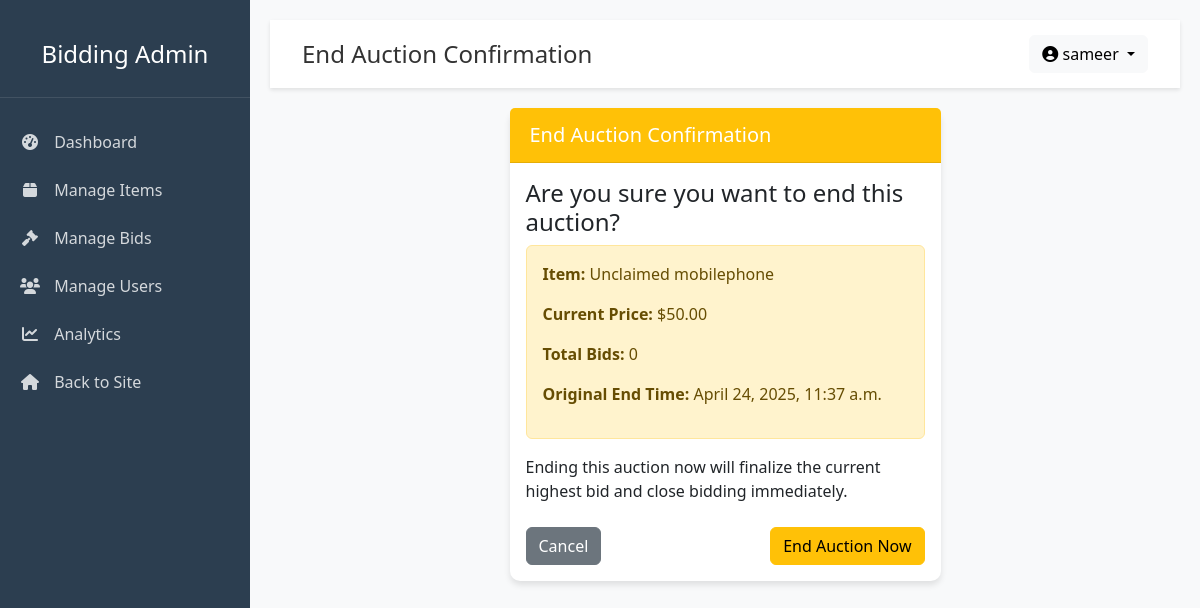
The app's page /bidding/items/7/end/ (signed in) with its own data.
### bidding/models.py (models this page shows, shortened)
class BidItem(models.Model):
    STATUS_CHOICES = (
        ('active', 'Active'),
        ('sold', 'Sold'),
        ('expired', 'Expired'),
    )
    user = models.ForeignKey(User, on_delete=models.CASCADE, related_name='bid_items')
    title = models.CharField(max_length=100)
    description = models.TextField()
    initial_price = models.DecimalField(max_digits=10, decimal_places=2)
    current_price = models.DecimalField(max_digits=10, decimal_places=2)
    min_increment = models.DecimalField(max_digits=10, decimal_places=2, default=1.00)
    image = models.FileField(upload_to='bid_items/', blank=True, null=True)
    start_date = models.DateTimeField(auto_now_add=True)
    end_date = models.DateTimeField(default=timezone.now() + timezone.timedelta(days=7))
    status = models.CharField(max_length=20, choices=STATUS_CHOICES, default='active')
    created_at = models.DateTimeField(auto_now_add=True)
    updated_at = models.DateTimeField(auto_now=True)
    related_item = models.ForeignKey(Item, on_delete=models.SET_NULL, null=True, blank=True)
    def bid_count(self):
        return self.bids.count()

### bidding/views.py (the view)
# urls.py: path('items/<int:pk>/end/', views.end_auction, name='end_auction'),
@user_passes_test(is_admin)
def end_auction(request, pk):
    bid_item = get_object_or_404(BidItem, pk=pk)
    return render(request, 'admin_dashboard/end_confirmation.html', {'item': bid_item})

### bidding/views.py (called while the page is built)
def is_admin(user):
    return user.is_authenticated and user.is_staff

### bidding/templates/admin_dashboard/end_confirmation.html (shortened to what this page needs)
{% extends 'admin_dashboard/base.html' %}
{% block header %}End Auction Confirmation{% endblock %}
{% block content %}
<div class="row justify-content-center">
    <div class="col-md-6">
        <div class="card">
            <div class="card-header bg-warning text-white">
                <h5 class="mb-0">End Auction Confirmation</h5>
            </div>
            <div class="card-body">
                <h4>Are you sure you want to end this auction?</h4>
                <div class="alert alert-warning">
                    <p><strong>Item:</strong> {{ item.title }}</p>
                    <p><strong>Current Price:</strong> ${{ item.current_price }}</p>
                    <p><strong>Total Bids:</strong> {{ item.bid_count }}</p>
                    <p><strong>Original End Time:</strong> {{ item.end_date }}</p>
                </div>
                <p>Ending this auction now will finalize the current highest bid and close bidding immediately.</p>
                <form method="post" action="{% url 'end_auction_confirm' item.id %}">
                    <div class="d-flex justify-content-between mt-4">
                        <a href="{% url 'dashboard' %}" class="btn btn-secondary">Cancel</a>
                        <button type="submit" class="btn btn-warning">End Auction Now</button>
                    </div>
                </form>
            </div>
        </div>
    </div>
</div>
{% endblock %}

### bidding/templates/admin_dashboard/base.html (shortened to what this page needs)
<!DOCTYPE html>
<html lang="en">
<head>
    <link href="https://cdn.jsdelivr.net/npm/bootstrap@5.3.0-alpha1/dist/css/bootstrap.min.css" rel="stylesheet">
    <link rel="stylesheet" href="https://cdnjs.cloudflare.com/ajax/libs/font-awesome/6.0.0/css/all.min.css">
</head>
<body>
    <div class="sidebar" id="sidebar">
        <div class="sidebar-header">
            <h4>Bidding Admin</h4>
        </div>
        <div class="sidebar-menu">
            <a href="{% url 'admin_dashboard' %}" class="{% if request.resolver_match.url_name == 'dashboard' %}active{% endif %}">
                <i class="fas fa-tachometer-alt"></i> Dashboard
            </a>
            <a href="{% url 'manage_items' %}" class="{% if request.resolver_match.url_name == 'manage_items' %}active{% endif %}">
                <i class="fas fa-box"></i> Manage Items
            </a>
            <a href="{% url 'manage_bids' %}" class="{% if request.resolver_match.url_name == 'manage_bids' %}active{% endif %}">
                <i class="fas fa-gavel"></i> Manage Bids
            </a>
            <a href="{% url 'manage_users' %}" class="{% if request.resolver_match.url_name == 'manage_users' %}active{% endif %}">
                <i class="fas fa-users"></i> Manage Users
            </a>
            <a href="{% url 'analytics' %}" class="{% if request.resolver_match.url_name == 'analytics' %}active{% endif %}">
                <i class="fas fa-chart-line"></i> Analytics
            </a>
            <a href="{% url 'bidding_home' %}">
                <i class="fas fa-home"></i> Back to Site
            </a>
        </div>
    </div>
    <div class="main-content">
        <nav class="navbar">
            <div class="container-fluid">
                <h4 class="mb-0">{% block header %}Admin Dashboard{% endblock %}</h4>
                <div class="d-flex">
                    <div class="dropdown">
                        <button class="btn btn-light dropdown-toggle" type="button" id="dropdownMenuButton" data-bs-toggle="dropdown" aria-expanded="false">
                            <i class="fas fa-user-circle"></i> {{ request.user.username }}
                        </button>
                    </div>
                </div>
            </div>
        </nav>
        <div class="container-fluid">
            {% block content %}
            {% endblock %}
        </div>
    </div>
</body>
</html>

### bidding/templates/admin_dashboard/base.html (style rules this page uses)
:root { --primary: #2c3e50; --secondary: #34495e; --accent: #3498db; --light: #ecf0f1; --dark: #1a252f; --success: #2ecc71; --warning: #f39c12; --danger: #e74c3c; }
body { font-family: 'Segoe UI', Tahoma, Geneva, Verdana, sans-serif; background-color: #f8f9fa; color: #333; }
.sidebar { background-color: var(--primary); color: white; height: 100vh; position: fixed; width: 250px; left: 0; top: 0; padding: 20px 0; transition: all 0.3s; z-index: 1000; }
.sidebar-header { padding: 20px; text-align: center; border-bottom: 1px solid rgba(255, 255, 255, 0.1); }
.sidebar-menu { padding: 20px 0; }
.sidebar-menu a { color: rgba(255, 255, 255, 0.8); padding: 12px 20px; display: block; text-decoration: none; transition: all 0.3s; }
.sidebar-menu i { margin-right: 10px; width: 20px; text-align: center; }
.main-content { margin-left: 250px; padding: 20px; transition: all 0.3s; }
.navbar { background-color: white; box-shadow: 0 2px 4px rgba(0, 0, 0, 0.1); padding: 15px 20px; margin-bottom: 20px; }
.card { border: none; border-radius: 10px; box-shadow: 0 4px 6px rgba(0, 0, 0, 0.1); margin-bottom: 20px; transition: transform 0.3s; }
.card-header { background-color: transparent; border-bottom: 1px solid rgba(0, 0, 0, 0.1); padding: 15px 20px; font-weight: 600; }

### records on screen
BidItem: title "Unclaimed mobilephone", current_price "50.00", bid_count "0", end_date "April 24, 2025, 11:37 a.m."

### other values on screen
{{ request.user.username }} "sameer"
